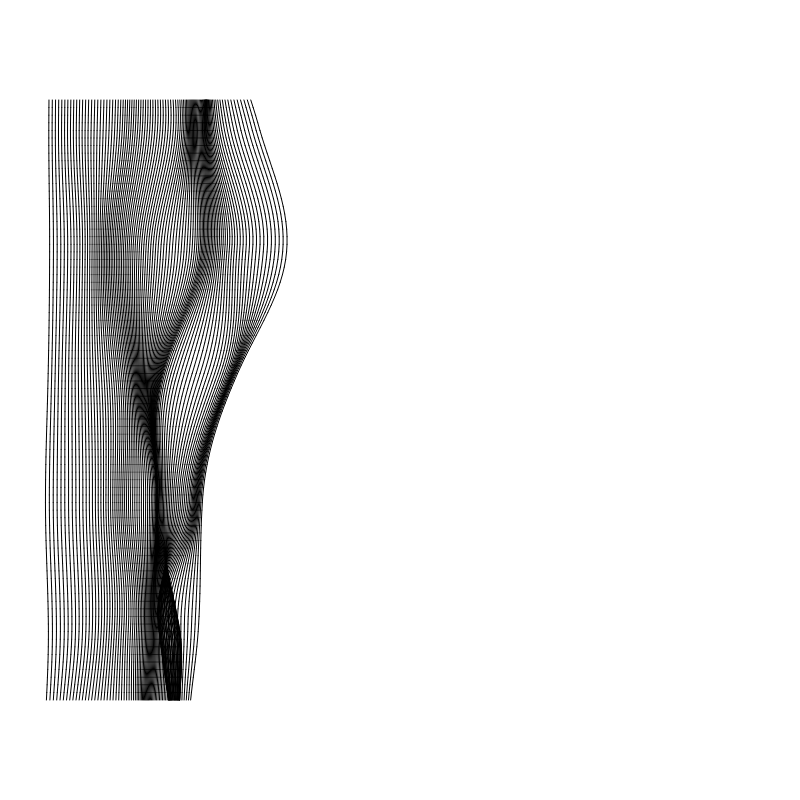
Frame 1 (no input)
Frame 2 (the mouse pressed at the canvas centre, redrawn once): identical to frame 1, image omitted

The p5.js sketch that drew this single still picture (run headless with seeded random() and noise() and a simulated clock; the mouse was pressed at the canvas centre and the sketch redrawn once):

// p5.js sketch
// ── sketch.js
const cols = 100;
const rows = 80;
const margin = [80, 100];
const grid = [];

function setup() {
  createCanvas(800, 800);

  // Where do we start and end drawing in terms of (x,y) pixels?
  const xStart = margin[0];
  const yStart = margin[1];

  // How many pixels do we move for each point in the grid
  let xStep = (width - (2*margin[0])) / (cols - 1);
  let yStep = (height - (2*margin[1])) / (rows - 1);

  createGridPoints(xStart, yStart, xStep, yStep);

  noLoop(); // Prevents continuous drawing
}

function draw() {
  background(255);
  stroke(0);
  noFill();

  // Draw horizontal curves between columns
  for (let i = 0; i < cols - 1; i++) {
    for (let j = 0; j < rows; j++) {
      let p1 = grid[i][j];
      let p2 = grid[i + 1][j];
      // Draw a curve between points in neighboring columns
      beginShape();
    //   curveVertex(p1.x, p1.y);
    //   curveVertex(p1.x, p1.y);
    //   curveVertex(p2.x, p2.y);
    //   curveVertex(p2.x, p2.y);
      endShape();
    }
  }

  // Draw vertical lines between rows
  for (let j = 0; j < rows - 1; j++) {
    for (let i = 0; i < cols; i++) {
      let p1 = grid[i][j];
      let p2 = grid[i][j + 1];
      // Draw a line between points in neighboring rows
      line(p1.x, p1.y, p2.x, p2.y);
    }
  }
}


function createGridPoints(xStart, yStart, xStep, yStep) {
  // For each column
  for (let i = 0; i < cols; i++) {
    let col = [];

    // Create an array with the points that make up this column
    for (let j = 0; j < rows; j++) {
      const x = xStart + i * xStep;
      const y = yStart + j * yStep;

      const move = getNoiseVal(x, y);

      // Now we want to distort this point using Perlin noise

      col.push(createVector(x*move, y));
    }
    grid.push(col);
  }
}


function getNoiseVal(x, y) {
    const noiseZoom = 0.001;
    
    const noiseVal = noise((x + 0) * noiseZoom, (y + 0) * noiseZoom);

    return noiseVal;
}
